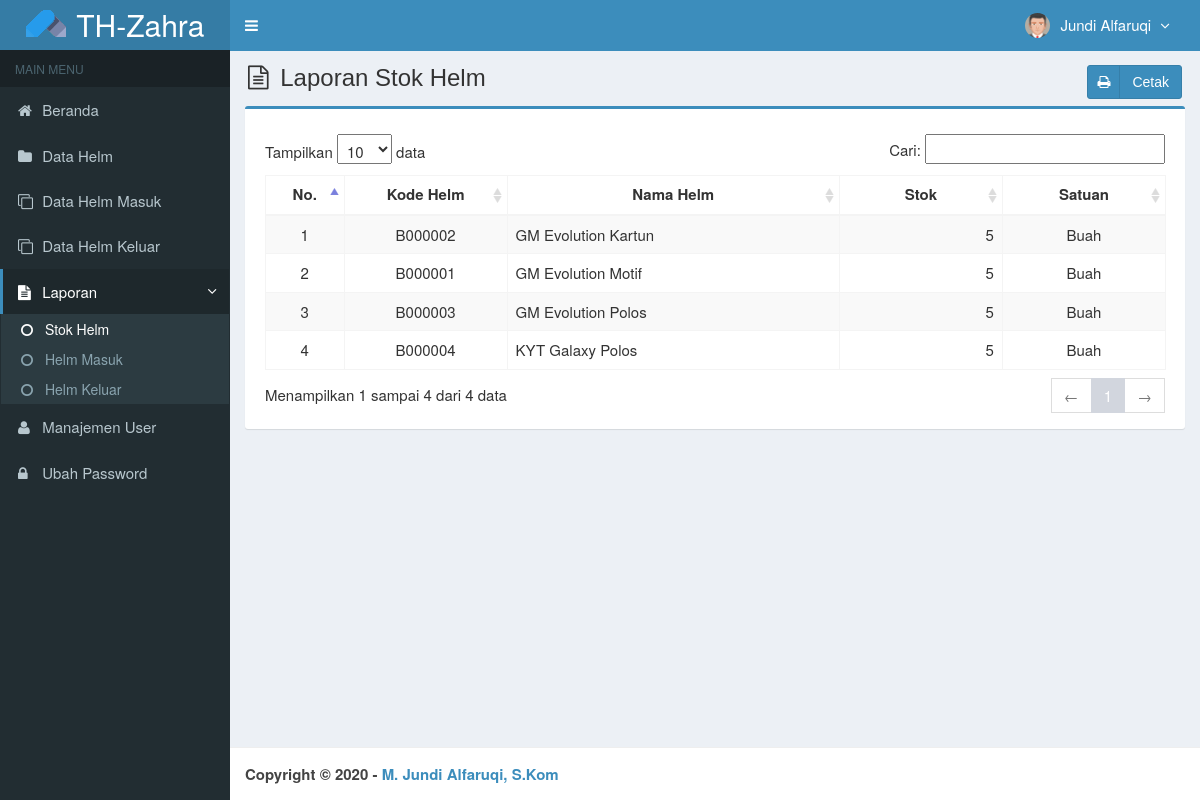
The page /main.php?module=lap_stok (signed in) on the database its author committed.
### tables this page shows
CREATE TABLE `is_users` (
  `id_user` int(3) NOT NULL,
  `username` varchar(50) NOT NULL,
  `nama_user` varchar(50) NOT NULL,
  `password` varchar(50) NOT NULL,
  `email` varchar(50) DEFAULT NULL,
  `telepon` varchar(13) DEFAULT NULL,
  `foto` varchar(100) DEFAULT NULL,
  `hak_akses` enum('Super Admin','Manajer','Gudang') NOT NULL,
  `status` enum('aktif','blokir') NOT NULL DEFAULT 'aktif',
  `created_at` timestamp NOT NULL DEFAULT CURRENT_TIMESTAMP,
  `updated_at` timestamp NOT NULL DEFAULT CURRENT_TIMESTAMP ON UPDATE CURRENT_TIMESTAMP
);

CREATE TABLE `is_helm` (
  `kode_helm` varchar(7) NOT NULL,
  `nama_helm` varchar(50) NOT NULL,
  `harga_beli` int(11) NOT NULL,
  `harga_jual` int(11) NOT NULL,
  `satuan` varchar(20) NOT NULL,
  `stok` int(11) NOT NULL,
  `created_user` int(3) NOT NULL,
  `created_date` timestamp NOT NULL DEFAULT CURRENT_TIMESTAMP,
  `updated_user` int(3) NOT NULL,
  `updated_date` timestamp NOT NULL DEFAULT CURRENT_TIMESTAMP ON UPDATE CURRENT_TIMESTAMP
);

### modules/lap-stok/view.php (the view)
<section class="content-header">
  <h1>
    <i class="fa fa-file-text-o icon-title"></i> Laporan Stok Helm
    <a class="btn btn-primary btn-social pull-right" href="modules/lap-stok/cetak.php" target="_blank">
      <i class="fa fa-print"></i> Cetak
    </a>
  </h1>
</section>
<section class="content">
  <div class="row">
    <div class="col-md-12">
      <div class="box box-primary">
        <div class="box-body">
          <table id="dataTables1" class="table table-bordered table-striped table-hover">
            <thead>
              <tr>
                <th class="center">No.</th>
                <th class="center">Kode Helm</th>
                <th class="center">Nama Helm</th>
                <th class="center">Stok</th>
                <th class="center">Satuan</th>
              </tr>
            </thead>
            <tbody>
            <?php
            $no = 1;
            $query = mysqli_query($mysqli, "SELECT kode_helm,nama_helm,harga_beli,harga_jual,satuan,stok FROM is_helm ORDER BY nama_helm ASC")
                                            or die('Ada kesalahan pada query tampil Data Helm: '.mysqli_error($mysqli));
            while ($data = mysqli_fetch_assoc($query)) {
              echo "<tr>
                      <td width='30' class='center'>$no</td>
                      <td width='80' class='center'>$data[kode_helm]</td>
                      <td width='180'>$data[nama_helm]</td>
                      <td width='80' align='right'>$data[stok]</td>
                      <td width='80' class='center'>$data[satuan]</td>
                    </tr>";
              $no++;
            }
            ?>
            </tbody>
          </table>
        </div>
      </div>
    </div>
  </div>
</section><!-- /.content

### top-menu.php (shortened to what this page needs)
<?php
require_once "config/database.php";
$query = mysqli_query($mysqli, "SELECT id_user, nama_user, foto, hak_akses FROM is_users WHERE id_user='$_SESSION[id_user]'")
                                or die('Ada kesalahan pada query tampil Manajemen User: '.mysqli_error($mysqli));
$data = mysqli_fetch_assoc($query);
?>
<li class="dropdown user user-menu">
  <a href="#" class="dropdown-toggle" data-toggle="dropdown">
  <?php
  if ($data['foto']=="") { ?>
    <img src="images/user/user-default.png" class="user-image" alt="User Image"/>
  <?php
  }
  else { ?>
    <img src="images/user/<?php echo $data['foto']; ?>" class="user-image" alt="User Image"/>
  <?php
  }
  ?>
    <span class="hidden-xs"><?php echo $data['nama_user']; ?> <i style="margin-left:5px" class="fa fa-angle-down"></i></span>
  </a>
</li>

### assets/css/style.css (style rules this page uses)
.btn-social *:first-child { border-right: 1px solid rgba(0, 0, 0, 0.1); bottom: 0; font-size: 1em !important; left: 0; line-height: 32px !important; position: absolute; text-align: center; top: 0; width: 32px !important; }
.content-header { padding: 15px 18px 0; position: relative; }
.center { text-align:center; }
.icon-title { margin-right: 5px; }
body { background-color: #fff; color: #333; font-size: 15px; line-height: 1.42857; }

### rows shown on the page
is_users: foto (picture), nama_user "Jundi Alfaruqi"
is_helm: kode_helm "B000002", nama_helm "GM Evolution Kartun", stok "5", satuan "Buah"
is_helm: kode_helm "B000001", nama_helm "GM Evolution Motif", stok "5", satuan "Buah"
is_helm: kode_helm "B000003", nama_helm "GM Evolution Polos", stok "5", satuan "Buah"
is_helm: kode_helm "B000004", nama_helm "KYT Galaxy Polos", stok "5", satuan "Buah"
